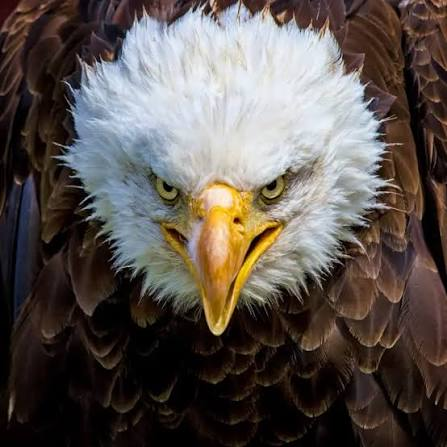
#> input picture imagenes/aguila.jpg, 447 x 447 px, found by its file name
$ python ejemplo2-esquinas-p10-lineas-bordes-0087.py
#> lines starting #> are read from the running program, lines starting #| are printed output that depends on the picture; after the words box and inside, x2 and y2 are one past the last pixel; in counts of white or black regions, pixels touching at a corner belong together
#Alonso Lopez Garcia NC = 0087
import cv2
import numpy as np

# Cargar imagen
imagen = cv2.imread("aguila.jpg")
#> imagen is the input picture: shape (447, 447, 3); mean B, G, R 77.8, 82.7, 91

# Verificar que la imagen exista
if imagen is None:
    print("Error: no se pudo cargar la imagen.")
    exit()

# Convertir a escala de grises
gris = cv2.cvtColor(imagen, cv2.COLOR_BGR2GRAY)
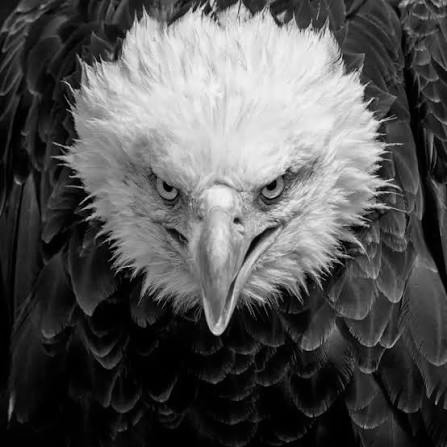
#> gris: shape (447, 447); min 0, max 246, mean 84.6

# Convertir a tipo float32
gris_float = np.float32(gris)

# Detectar esquinas mediante Harris
esquinas = cv2.cornerHarris(
    gris_float,
    2,
    3,
    0.04
)
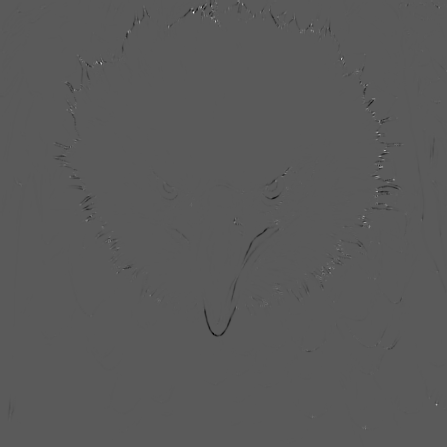
#> esquinas: shape (447, 447) float32; min -19160282, max 35103644, mean -27848.3; drawn with min black and max white

# Dilatar para hacer visibles las esquinas
esquinas = cv2.dilate(
    esquinas,
    None
)
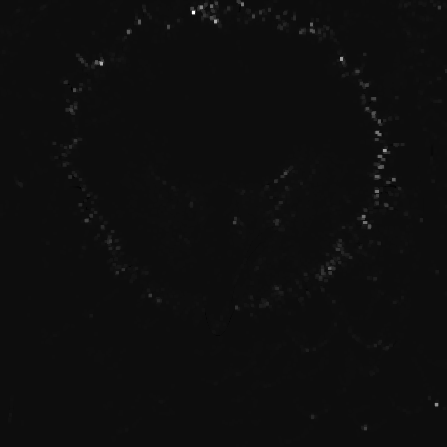
#> esquinas: shape (447, 447) float32; min -2030204.8, max 35103644, mean 109605.9; drawn with min black and max white

# Crear copia
resultado = imagen.copy()

# Umbral para identificar esquinas
umbral = 0.01 * esquinas.max()
#> umbral = 351036.4

# Marcar esquinas
resultado[esquinas > umbral] = [0, 0, 255]
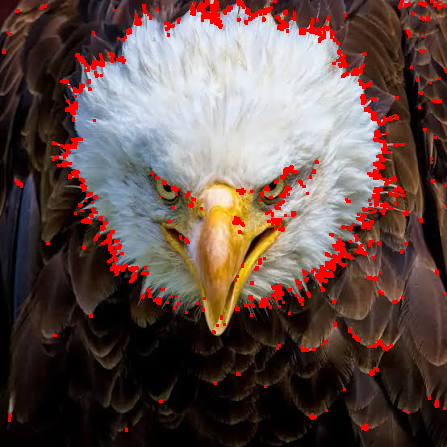
#> resultado: shape (447, 447, 3); 4.9% of pixels changed, all inside (x1, y1, x2, y2) = (2, 0, 447, 432)

# Mostrar resultados
cv2.imshow(
    "Imagen original 0087",
    imagen
)

cv2.imshow(
    "Esquinas detectadas 0087",
    resultado
)

# Guardar resultado
cv2.imwrite(
    "../resultados/ejemplo2_esquinas.jpg",
    resultado
)

# Contar esquinas aproximadas
cantidad_esquinas = np.sum(
    esquinas > umbral
)
#> cantidad_esquinas = 9781

print("Deteccion de esquinas terminada.")
print("Cantidad aproximada de puntos detectados:",
      cantidad_esquinas)
#| Cantidad aproximada de puntos detectados: 9781

print("Resultado guardado en:")
print("../resultados/ejemplo2_esquinas.jpg")

# Esperar una tecla
cv2.waitKey(0)

# Cerrar ventanas
cv2.destroyAllWindows()

print("Alonso Lopez Garcia NC = 0087")
